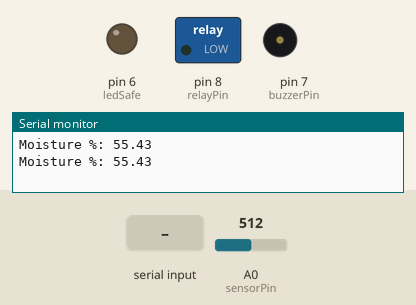
Simulated run of this sketch. Board: Arduino Uno, built with avr-gcc and run on an emulated ATmega328P. On the bench: switched loads named in the sketch (green lamp = pin HIGH), output pins drawn as LEDs (lit = HIGH), buzzer (waves = sounding), the last lines printed to the serial monitor. The test bench sets the inputs (shaded band); at power-on: A0 (sensorPin) = 512.

Above: at 1.2 s.
1.3 s: "FORCE_ON\n" received over Serial
At 2.4 s:
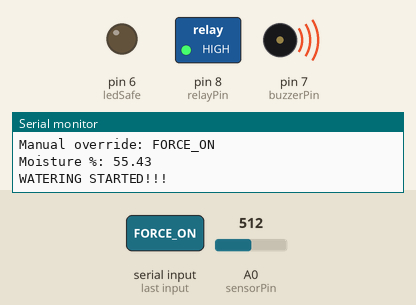
3.5 s: A0 (sensorPin) set to 353
5.2 s: A0 (sensorPin) set to 327
At 6.8 s:
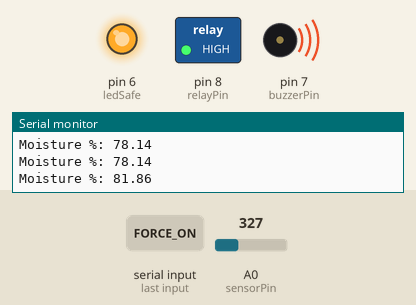
7.5 s: "FORCE_OFF\n" received over Serial
At 8.9 s:
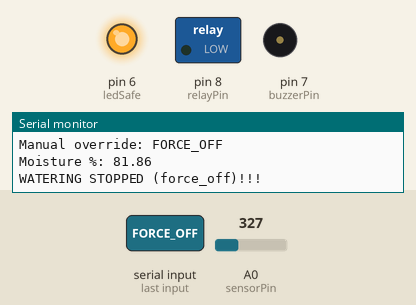
9.6 s: A0 (sensorPin) set to 511
At 10.5 s:
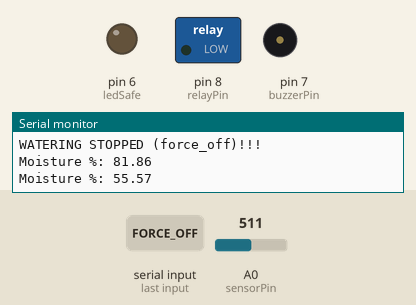
11.6 s: A0 (sensorPin) set to 306
At 13.3 s:
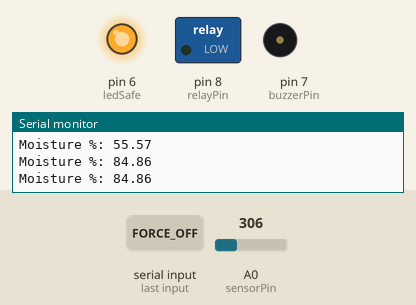
Timing chart, 0 to 14.6 s (numbered marks = the images above; inputs shaded):
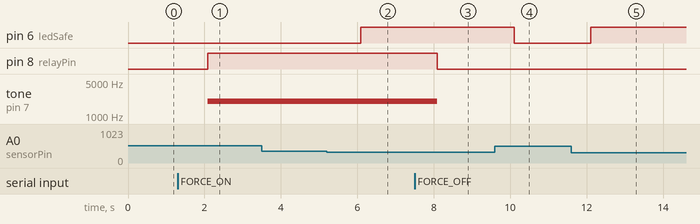

The sketch:

SourceCode.ino
```cpp
const int sensorPin = A0;
const int relayPin  = 8;
const int ledSafe   = 6;
const int buzzerPin = 7;
int raw_dry = 900;
int raw_wet = 200;

const float START_PERCENT = 20.0;
const float STOP_PERCENT  = 80.0;


const unsigned long MAX_WATER_MS = 10UL * 60UL * 1000UL; // 10 minutes max (demo)
const unsigned long MIN_INTERVAL_MS = 10UL * 1000UL;    // 30 seconds between cycles

// state
bool rainDisabled = false;
bool forceOn = false;
bool forceOff = false;
bool watering = false;
unsigned long waterStartTime = 0;
unsigned long lastStopTime = 0;

void setup() {
  Serial.begin(9600);
  pinMode(relayPin, OUTPUT);
  pinMode(ledSafe, OUTPUT);
  pinMode(buzzerPin, OUTPUT);
  digitalWrite(relayPin, LOW);
  digitalWrite(ledSafe, LOW);
  noTone(buzzerPin);
  Serial.println("Irrigation WITH ARD UNO (Tinkercad) with piezo started.");
  Serial.println("Commands: RAIN_YES / RAIN_NO / FORCE_ON / FORCE_OFF / CAL:dry:wet");
  //Serial.println("Use potentiometer to simulate moisture (dry -> high raw, wet -> low raw).");
}

float readMoisturePercent() {
  int raw = analogRead(sensorPin); // 0..1023
  // Constrain between wet and dry calibration
  if (raw > raw_dry) raw = raw_dry;
  if (raw < raw_wet) raw = raw_wet;
  float pct = 0.0;
  if (raw_dry != raw_wet) {
    pct = (float)(raw_dry - raw) / (float)(raw_dry - raw_wet) * 100.0;
  }
  if (pct < 0.0) pct = 0.0;
  if (pct > 100.0) pct = 100.0;
  return pct;
}

void handleSerial() {
  while (Serial.available()) {
    String s = Serial.readStringUntil('\n');
    s.trim();
    if (s.length() == 0) continue;
    if (s.equalsIgnoreCase("RAIN_YES")) {
      rainDisabled = true;
      Serial.println("Gateway -> RAIN_YES (watering disabled)");
    } else if (s.equalsIgnoreCase("RAIN_NO")) {
      rainDisabled = false;
      Serial.println("Gateway -> RAIN_NO (watering allowed)");
    } else if (s.equalsIgnoreCase("FORCE_ON")) {
      forceOn = true; forceOff = false;
      Serial.println("Manual override: FORCE_ON");
    } else if (s.equalsIgnoreCase("FORCE_OFF")) {
      forceOff = true; forceOn = false;
      Serial.println("Manual override: FORCE_OFF");
    } else if (s.startsWith("CAL:")) {
      int a = s.indexOf(':');
      int b = s.indexOf(':', a + 1);
      if (b > a) {
        int dry = s.substring(a + 1, b).toInt();
        int wet = s.substring(b + 1).toInt();
        if (dry > wet) {
          raw_dry = dry;
          raw_wet = wet;
          Serial.print("Calibration set: dry=");
          Serial.print(raw_dry);
          Serial.print(" wet=");
          Serial.println(raw_wet);
        } else {
          Serial.println("Invalid CAL values: dry must be > wet");
        }
      } else {
        Serial.println("CAL format: CAL:dry:wet");
      }
    } else {
      Serial.print("Unknown command: "); Serial.println(s);
    }
  }
}

void startWatering() {
  digitalWrite(relayPin, HIGH);

  tone(buzzerPin, 2000); // 2000 Hz tone
  watering = true;
  waterStartTime = millis();
  Serial.println("WATERING STARTED!!!");
}

void stopWatering(const char *reason) {
  digitalWrite(relayPin, LOW);
  noTone(buzzerPin);
  watering = false;
  lastStopTime = millis();
  Serial.print("WATERING STOPPED (");
  Serial.print(reason);
  Serial.println(")!!!");
}

void loop() {
  handleSerial();

  float pct = readMoisturePercent();
  Serial.print("Moisture %: ");
  Serial.println(pct);

  // Safe LED shows when moisture >= STOP_PERCENT
  if (pct >= STOP_PERCENT) digitalWrite(ledSafe, HIGH);
  else digitalWrite(ledSafe, LOW);

  // Manual override handling
  if (forceOff && watering) {
    stopWatering("force_off");
  }

  if (forceOn && !watering) {
    startWatering();
    // persists until FORCE_OFF
  }

  if (!forceOn && !forceOff) {
    if (rainDisabled) {
      if (watering) stopWatering("rain_disabled");
    } else {
      if (!watering) {
        unsigned long sinceStop = millis() - lastStopTime;
        if (pct <= START_PERCENT && sinceStop >= MIN_INTERVAL_MS) {
          startWatering();
        }
      } else {
        if (pct >= STOP_PERCENT) {
          stopWatering("reached_stop_threshold");
        } else if ((millis() - waterStartTime) >= MAX_WATER_MS) {
          stopWatering("max_time_reached");
        }
      }
    }
  }

  delay(1000); // sample every 1 second for simulation
}
```

Measured:
- the behaviour switches between 341 and 340 on A0 (sensorPin) (found by bisection; images 1 and 2)
- after the input at 1.3 s, pin 8 (relayPin): LOW → HIGH after 0.78 s; tone on pin 7 (buzzerPin): silent → 2000 Hz after 0.78 s
- after the input at 5.2 s, pin 6 (ledSafe): LOW → HIGH after 0.89 s
- after the input at 7.5 s, pin 8 (relayPin): HIGH → LOW after 0.59 s; tone on pin 7 (buzzerPin): 2000 Hz → silent after 0.59 s
- after the input at 9.6 s, pin 6 (ledSafe): HIGH → LOW after 0.51 s
- after the input at 11.6 s, pin 6 (ledSafe): LOW → HIGH after 0.51 s
